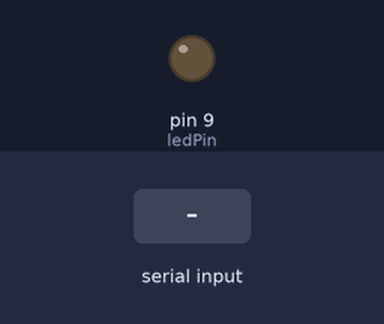
The sketch below on a simulated Arduino Uno, built with avr-gcc and run on an emulated ATmega328P. Shown: output pins drawn as LEDs (lit = HIGH). The test bench sets the inputs (shaded band).

Above: at 1.2 s.
1.3 s: byte 30 received over Serial
At 2.0 s:
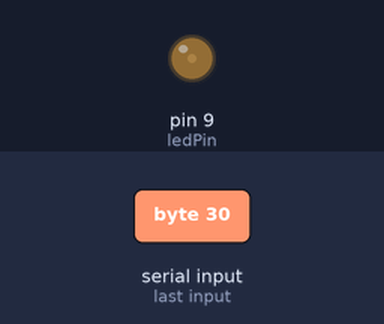
2.8 s: byte 90 received over Serial
At 3.2 s:
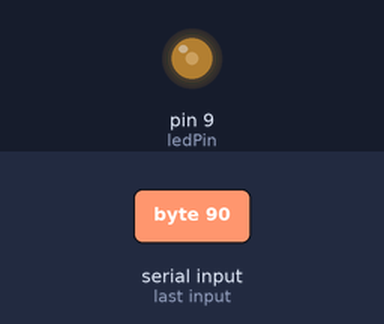
Timing chart, 0 to 5.8 s (numbered marks = the images above; inputs shaded):
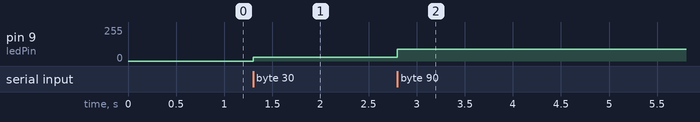

Measured:
- after the input at 1.3 s, pin 9 (ledPin): 0/255 → 30/255 at once
- after the input at 2.8 s, pin 9 (ledPin): 30/255 → 90/255 at once

The sketch:

0508_processingInput.ino
```cpp
int ledPin = 9;
void setup()
{
  Serial.begin(9600); // Receiving signal from Serial communication
  pinMode(ledPin, OUTPUT);
}
void loop() {
  byte brightness;
  if (Serial.available()) { // check if data has been sent from the computer:
    brightness = Serial.read(); // read the most recent byte (which will be from 0 to 255):
    analogWrite(ledPin, brightness);
  }
}
```
